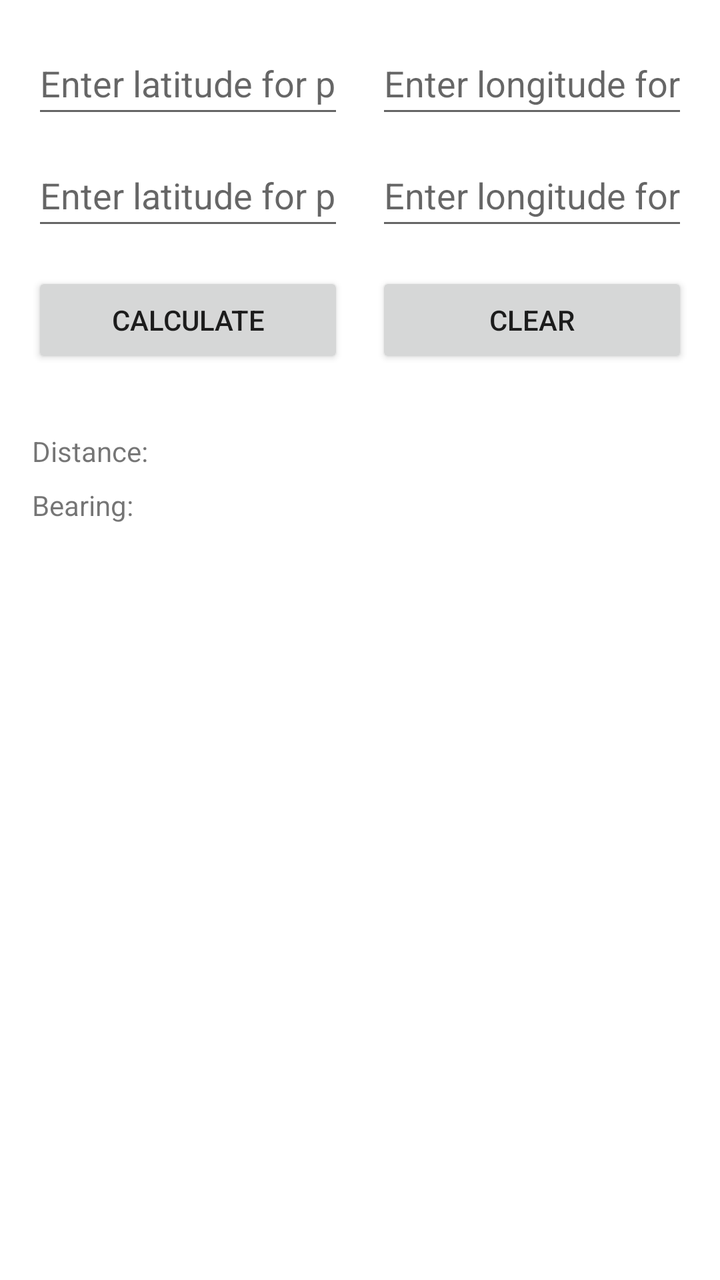
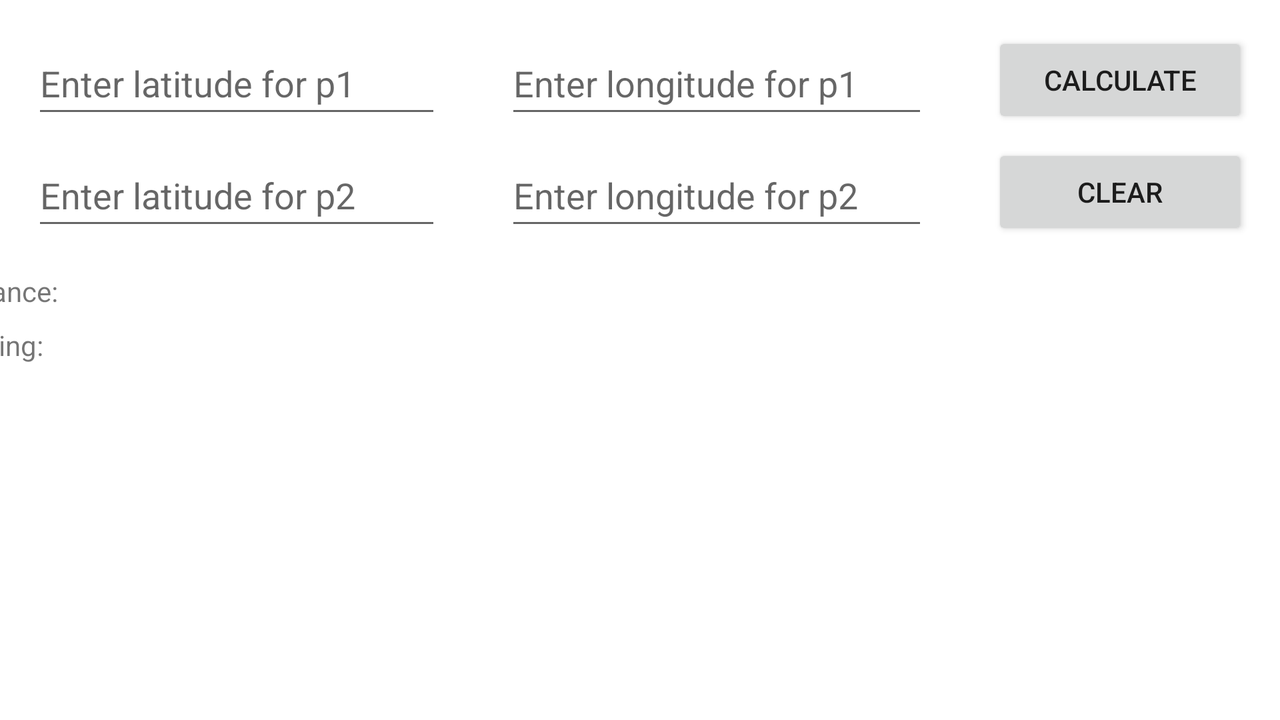

First picture: res/layout/ on a phone held upright. Second picture: the repository's own variant of that layout, on a device whose configuration matches the variant's folder. Source for both follows.
<!-- AndroidManifest.xml: application theme Theme.AndroidGeoCalculator -->
<!-- res/layout/fragment_main.xml -->
<?xml version="1.0" encoding="utf-8"?>
<androidx.constraintlayout.widget.ConstraintLayout xmlns:android="http://schemas.android.com/apk/res/android"
    xmlns:app="http://schemas.android.com/apk/res-auto"
    xmlns:tools="http://schemas.android.com/tools"
    android:layout_width="match_parent"
    android:layout_height="match_parent"
    tools:context=".MainFragment">

    <EditText
        android:id="@+id/p1lat"
        android:layout_width="0dp"
        android:layout_height="wrap_content"
        android:layout_marginStart="16dp"
        android:layout_marginTop="16dp"
        android:layout_marginEnd="8dp"
        android:ems="10"
        android:hint="Enter latitude for p1"
        android:inputType="numberSigned|numberDecimal"
        android:minHeight="48dp"
        app:layout_constraintEnd_toStartOf="@+id/guideline2"
        app:layout_constraintStart_toStartOf="parent"
        app:layout_constraintTop_toTopOf="parent" />

    <EditText
        android:id="@+id/p1long"
        android:layout_width="0dp"
        android:layout_height="wrap_content"
        android:layout_marginStart="8dp"
        android:layout_marginTop="16dp"
        android:layout_marginEnd="16dp"
        android:ems="10"
        android:hint="Enter longitude for p1"
        android:inputType="numberSigned|numberDecimal"
        android:minHeight="48dp"
        app:layout_constraintEnd_toEndOf="parent"
        app:layout_constraintStart_toStartOf="@+id/guideline2"
        app:layout_constraintTop_toTopOf="parent" />

    <EditText
        android:id="@+id/p2lat"
        android:layout_width="0dp"
        android:layout_height="wrap_content"
        android:layout_marginStart="16dp"
        android:layout_marginTop="8dp"
        android:layout_marginEnd="8dp"
        android:ems="10"
        android:hint="Enter latitude for p2"
        android:inputType="numberSigned|numberDecimal"
        android:minHeight="48dp"
        app:layout_constraintEnd_toStartOf="@+id/guideline2"
        app:layout_constraintStart_toStartOf="parent"
        app:layout_constraintTop_toBottomOf="@+id/p1lat"
        tools:ignore="TextContrastCheck" />

    <EditText
        android:id="@+id/p2long"
        android:layout_width="0dp"
        android:layout_height="wrap_content"
        android:layout_marginStart="8dp"
        android:layout_marginTop="8dp"
        android:layout_marginEnd="16dp"
        android:ems="10"
        android:hint="Enter longitude for p2"
        android:inputType="numberSigned|numberDecimal"
        android:minHeight="48dp"
        app:layout_constraintEnd_toEndOf="parent"
        app:layout_constraintStart_toStartOf="@+id/guideline2"
        app:layout_constraintTop_toBottomOf="@+id/p1long" />

    <Button
        android:id="@+id/calcButton"
        android:layout_width="0dp"
        android:layout_height="wrap_content"
        android:layout_marginStart="16dp"
        android:layout_marginTop="16dp"
        android:layout_marginEnd="16dp"
        android:text="Calculate"
        app:layout_constraintEnd_toStartOf="@+id/clearButton"
        app:layout_constraintHorizontal_bias="0.5"
        app:layout_constraintHorizontal_chainStyle="packed"
        app:layout_constraintStart_toStartOf="parent"
        app:layout_constraintTop_toBottomOf="@+id/p2lat" />

    <Button
        android:id="@+id/clearButton"
        android:layout_width="0dp"
        android:layout_height="wrap_content"
        android:layout_marginEnd="16dp"
        android:text="Clear"
        app:layout_constraintEnd_toEndOf="parent"
        app:layout_constraintHorizontal_bias="0.5"
        app:layout_constraintStart_toEndOf="@+id/calcButton"
        app:layout_constraintTop_toTopOf="@+id/calcButton" />

    <TextView
        android:id="@+id/distance"
        android:layout_width="0dp"
        android:layout_height="wrap_content"
        android:layout_marginStart="16dp"
        android:layout_marginTop="32dp"
        android:layout_marginEnd="16dp"
        android:text="Distance:"
        app:layout_constraintEnd_toEndOf="parent"
        app:layout_constraintStart_toStartOf="parent"
        app:layout_constraintTop_toBottomOf="@+id/clearButton" />

    <TextView
        android:id="@+id/bearing"
        android:layout_width="0dp"
        android:layout_height="wrap_content"
        android:layout_marginStart="16dp"
        android:layout_marginTop="8dp"
        android:layout_marginEnd="16dp"
        android:text="Bearing: "
        app:layout_constraintEnd_toEndOf="parent"
        app:layout_constraintHorizontal_bias="0.0"
        app:layout_constraintStart_toStartOf="parent"
        app:layout_constraintTop_toBottomOf="@+id/distance" />

    <androidx.constraintlayout.widget.Guideline
        android:id="@+id/guideline2"
        android:layout_width="wrap_content"
        android:layout_height="wrap_content"
        android:orientation="vertical"
        app:layout_constraintGuide_percent="0.5" />

</androidx.constraintlayout.widget.ConstraintLayout>
<!-- resources referenced by this layout -->
<resources>
  <style name="Theme.AndroidGeoCalculator" parent="Theme.MaterialComponents.DayNight.DarkActionBar">
          
          <item name="colorPrimary">@color/colorPrimary</item>
          <item name="colorPrimaryVariant">@color/black</item>
          <item name="colorOnPrimary">@color/white</item>
          
          <item name="colorSecondary">@color/colorSecondary</item>
          <item name="colorSecondaryVariant">@color/teal_700</item>
          <item name="colorOnSecondary">@color/black</item>
  
  
          
          <item name="android:statusBarColor" tools:targetApi="l">?attr/colorPrimaryVariant</item>
          
      </style>
  <color name="colorPrimary">#005F6B</color>
  <color name="black">#FF000000</color>
  <color name="white">#FFFFFFFF</color>
  <color name="colorSecondary">#EFD093</color>
  <color name="teal_700">#FF018786</color>
</resources>
<!-- res/layout-land/fragment_main.xml (the author's variant of the layout above) -->
<!-- drawn on the phone turned sideways -->
<?xml version="1.0" encoding="utf-8"?>
<androidx.constraintlayout.widget.ConstraintLayout xmlns:android="http://schemas.android.com/apk/res/android"
    xmlns:app="http://schemas.android.com/apk/res-auto"
    xmlns:tools="http://schemas.android.com/tools"
    android:layout_width="match_parent"
    android:layout_height="match_parent"
    tools:context=".MainFragment">

    <EditText
        android:id="@+id/p1lat"
        android:layout_width="0dp"
        android:layout_height="wrap_content"
        android:layout_marginStart="16dp"
        android:layout_marginTop="16dp"
        android:layout_marginEnd="16dp"
        android:ems="10"
        android:hint="Enter latitude for p1"
        android:inputType="numberSigned|numberDecimal"
        android:minHeight="48dp"
        app:layout_constraintEnd_toStartOf="@+id/guideline3"
        app:layout_constraintStart_toStartOf="parent"
        app:layout_constraintTop_toTopOf="parent" />

    <EditText
        android:id="@+id/p1long"
        android:layout_width="0dp"
        android:layout_height="wrap_content"
        android:layout_marginStart="16dp"
        android:layout_marginTop="16dp"
        android:layout_marginEnd="16dp"
        android:ems="10"
        android:hint="Enter longitude for p1"
        android:inputType="numberSigned|numberDecimal"
        android:minHeight="48dp"
        app:layout_constraintEnd_toStartOf="@+id/guideline2"
        app:layout_constraintStart_toStartOf="@+id/guideline3"
        app:layout_constraintTop_toTopOf="parent" />

    <EditText
        android:id="@+id/p2lat"
        android:layout_width="0dp"
        android:layout_height="wrap_content"
        android:layout_marginStart="16dp"
        android:layout_marginTop="8dp"
        android:layout_marginEnd="16dp"
        android:ems="10"
        android:hint="Enter latitude for p2"
        android:inputType="numberSigned|numberDecimal"
        android:minHeight="48dp"
        app:layout_constraintEnd_toStartOf="@+id/guideline3"
        app:layout_constraintStart_toStartOf="parent"
        app:layout_constraintTop_toBottomOf="@+id/p1lat"
        tools:ignore="TextContrastCheck" />

    <EditText
        android:id="@+id/p2long"
        android:layout_width="0dp"
        android:layout_height="wrap_content"
        android:layout_marginStart="16dp"
        android:layout_marginTop="8dp"
        android:layout_marginEnd="16dp"
        android:ems="10"
        android:hint="Enter longitude for p2"
        android:inputType="numberSigned|numberDecimal"
        android:minHeight="48dp"
        app:layout_constraintEnd_toStartOf="@+id/guideline2"
        app:layout_constraintStart_toStartOf="@+id/guideline3"
        app:layout_constraintTop_toBottomOf="@+id/p1long" />

    <Button
        android:id="@+id/calcButton"
        android:layout_width="0dp"
        android:layout_height="wrap_content"
        android:layout_marginStart="16dp"
        android:layout_marginTop="16dp"
        android:layout_marginEnd="16dp"
        android:text="Calculate"
        app:layout_constraintEnd_toEndOf="parent"
        app:layout_constraintStart_toStartOf="@+id/guideline2"
        app:layout_constraintTop_toTopOf="parent" />

    <Button
        android:id="@+id/clearButton"
        android:layout_width="0dp"
        android:layout_height="wrap_content"
        android:layout_marginStart="16dp"
        android:layout_marginTop="8dp"
        android:layout_marginEnd="16dp"
        android:text="Clear"
        app:layout_constraintEnd_toEndOf="parent"
        app:layout_constraintStart_toStartOf="@+id/guideline2"
        app:layout_constraintTop_toBottomOf="@+id/calcButton" />

    <TextView
        android:id="@+id/distance"
        android:layout_width="699dp"
        android:layout_height="wrap_content"
        android:layout_marginStart="16dp"
        android:layout_marginTop="16dp"
        android:layout_marginEnd="16dp"
        android:text="Distance:"
        app:layout_constraintEnd_toEndOf="parent"
        app:layout_constraintStart_toStartOf="parent"
        app:layout_constraintTop_toBottomOf="@+id/p2long" />

    <TextView
        android:id="@+id/bearing"
        android:layout_width="699dp"
        android:layout_height="wrap_content"
        android:layout_marginStart="16dp"
        android:layout_marginTop="8dp"
        android:layout_marginEnd="16dp"
        android:text="Bearing: "
        app:layout_constraintEnd_toEndOf="parent"
        app:layout_constraintStart_toStartOf="parent"
        app:layout_constraintTop_toBottomOf="@+id/distance" />

    <androidx.constraintlayout.widget.Guideline
        android:id="@+id/guideline2"
        android:layout_width="wrap_content"
        android:layout_height="wrap_content"
        android:orientation="vertical"
        app:layout_constraintGuide_percent="0.75" />

    <androidx.constraintlayout.widget.Guideline
        android:id="@+id/guideline3"
        android:layout_width="wrap_content"
        android:layout_height="wrap_content"
        android:orientation="vertical"
        app:layout_constraintGuide_percent="0.37" />

</androidx.constraintlayout.widget.ConstraintLayout>
